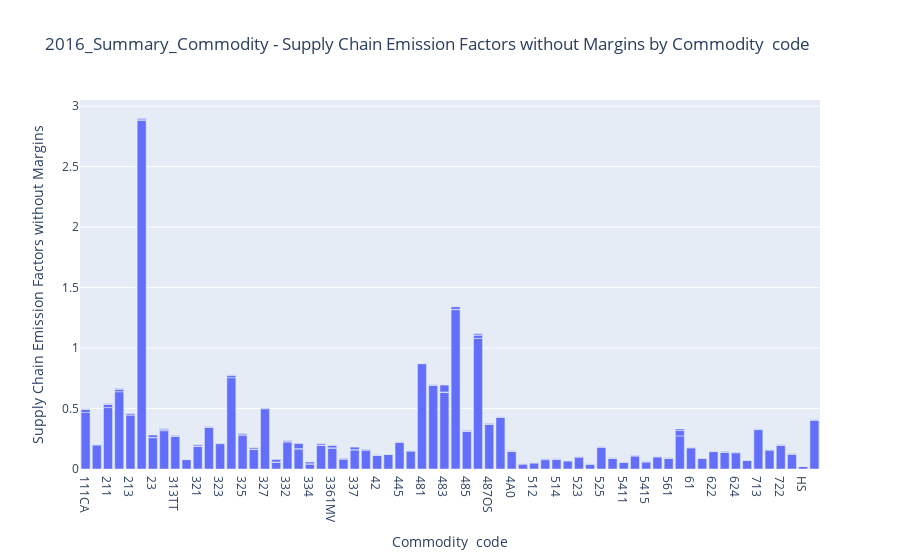
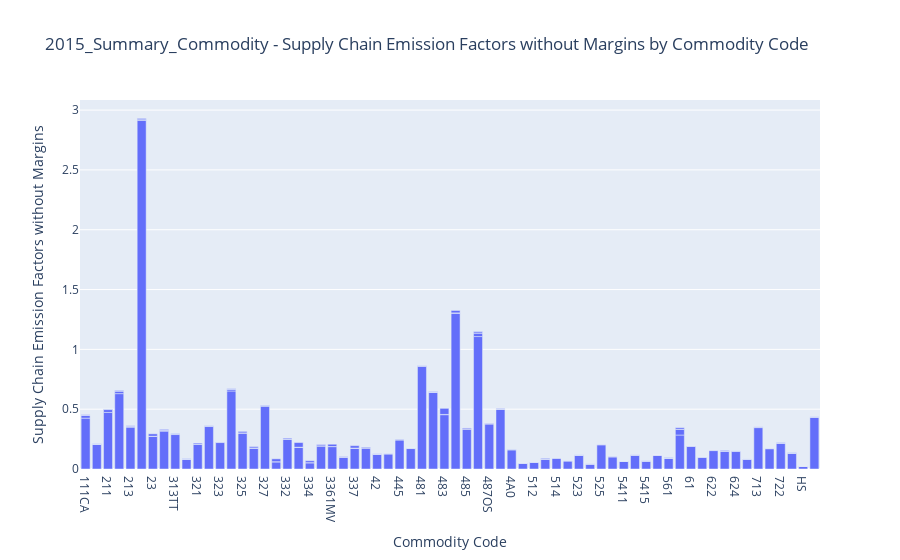
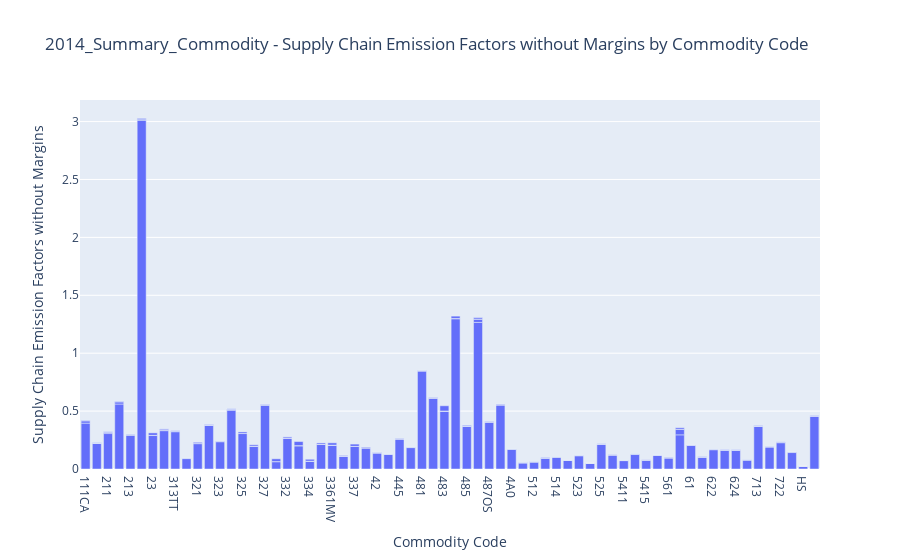
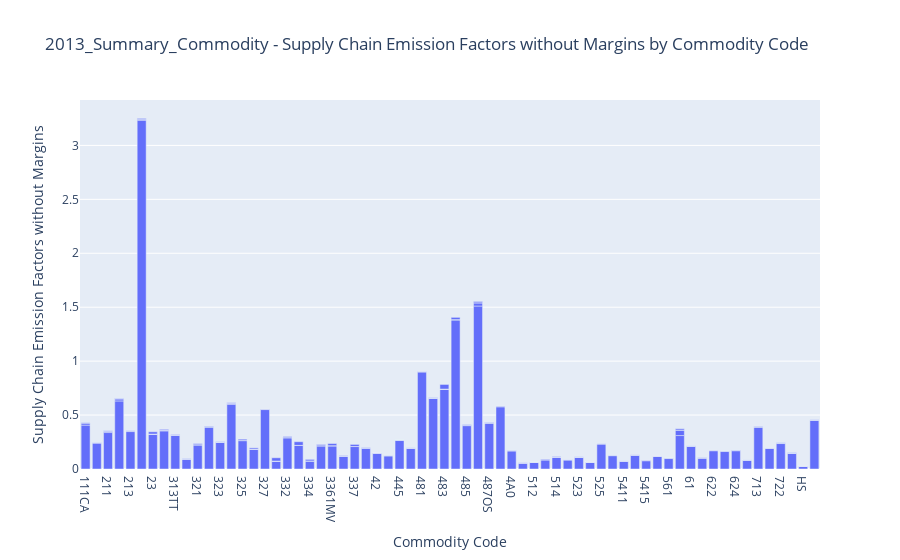

The notebook cell saved with these charts, in order:
### Code cell
for sheet, df in cleaned_data.items():
    numeric_cols = df.select_dtypes(include='number').columns
    text_cols = df.select_dtypes(include='object').columns

    print(f"\n📊 {sheet} preview:")
    display(df.head())  # 👈 Shows top rows of each sheet
    
    if not numeric_cols.empty and not text_cols.empty:
        x = text_cols[0]
        y = numeric_cols[0]

        print(f"Creating chart using: X = {x}, Y = {y}")
        fig = px.bar(df, x=x, y=y, title=f"{sheet} - {y} by {x}")
        fig.show()
    else:
        print("⚠️ Skipping - Not enough data to plot.")

### Figure 1 — Plotly figure (JSON) as saved in the notebook; plotly's stock layout.template omitted (floating-point values rounded to 4 significant figures; data arrays with more than 128 entries replaced by an {"elided": "..."} marker saying what was removed)
{"data": [{"hovertemplate": "Commodity  code=%{x}<br>Supply Chain Emission Factors without Margins=%{y}<extra></extra>", "legendgroup": "", "marker": {"color": "#636efa", "pattern": {"shape": ""}}, "name": "", "orientation": "v", "showlegend": false, "textposition": "auto", "type": "bar", "x": {"elided": "264 str values"}, "xaxis": "x", "y": {"elided": "264 float values"}, "yaxis": "y"}], "layout": {"barmode": "relative", "legend": {"tracegroupgap": 0}, "title": {"text": "2016_Summary_Commodity - Supply Chain Emission Factors without Margins by Commodity  code"}, "xaxis": {"anchor": "y", "domain": [0, 1], "title": {"text": "Commodity  code"}}, "yaxis": {"anchor": "x", "domain": [0, 1], "title": {"text": "Supply Chain Emission Factors without Margins"}}}}

### Figure 2 — Plotly figure (JSON) as saved in the notebook; plotly's stock layout.template omitted (floating-point values rounded to 4 significant figures; data arrays with more than 128 entries replaced by an {"elided": "..."} marker saying what was removed)
{"data": [{"hovertemplate": "Commodity Code=%{x}<br>Supply Chain Emission Factors without Margins=%{y}<extra></extra>", "legendgroup": "", "marker": {"color": "#636efa", "pattern": {"shape": ""}}, "name": "", "orientation": "v", "showlegend": false, "textposition": "auto", "type": "bar", "x": {"elided": "264 str values"}, "xaxis": "x", "y": {"elided": "264 float values"}, "yaxis": "y"}], "layout": {"barmode": "relative", "legend": {"tracegroupgap": 0}, "title": {"text": "2015_Summary_Commodity - Supply Chain Emission Factors without Margins by Commodity Code"}, "xaxis": {"anchor": "y", "domain": [0, 1], "title": {"text": "Commodity Code"}}, "yaxis": {"anchor": "x", "domain": [0, 1], "title": {"text": "Supply Chain Emission Factors without Margins"}}}}

### Figure 3 — Plotly figure (JSON) as saved in the notebook; plotly's stock layout.template omitted (floating-point values rounded to 4 significant figures; data arrays with more than 128 entries replaced by an {"elided": "..."} marker saying what was removed)
{"data": [{"hovertemplate": "Commodity Code=%{x}<br>Supply Chain Emission Factors without Margins=%{y}<extra></extra>", "legendgroup": "", "marker": {"color": "#636efa", "pattern": {"shape": ""}}, "name": "", "orientation": "v", "showlegend": false, "textposition": "auto", "type": "bar", "x": {"elided": "264 str values"}, "xaxis": "x", "y": {"elided": "264 float values"}, "yaxis": "y"}], "layout": {"barmode": "relative", "legend": {"tracegroupgap": 0}, "title": {"text": "2014_Summary_Commodity - Supply Chain Emission Factors without Margins by Commodity Code"}, "xaxis": {"anchor": "y", "domain": [0, 1], "title": {"text": "Commodity Code"}}, "yaxis": {"anchor": "x", "domain": [0, 1], "title": {"text": "Supply Chain Emission Factors without Margins"}}}}

### Figure 4 — Plotly figure (JSON) as saved in the notebook; plotly's stock layout.template omitted (floating-point values rounded to 4 significant figures; data arrays with more than 128 entries replaced by an {"elided": "..."} marker saying what was removed)
{"data": [{"hovertemplate": "Commodity Code=%{x}<br>Supply Chain Emission Factors without Margins=%{y}<extra></extra>", "legendgroup": "", "marker": {"color": "#636efa", "pattern": {"shape": ""}}, "name": "", "orientation": "v", "showlegend": false, "textposition": "auto", "type": "bar", "x": {"elided": "264 str values"}, "xaxis": "x", "y": {"elided": "264 float values"}, "yaxis": "y"}], "layout": {"barmode": "relative", "legend": {"tracegroupgap": 0}, "title": {"text": "2013_Summary_Commodity - Supply Chain Emission Factors without Margins by Commodity Code"}, "xaxis": {"anchor": "y", "domain": [0, 1], "title": {"text": "Commodity Code"}}, "yaxis": {"anchor": "x", "domain": [0, 1], "title": {"text": "Supply Chain Emission Factors without Margins"}}}}
